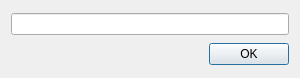
<?xml version="1.0" encoding="UTF-8"?>
<ui version="4.0">
 <class>VariableInput</class>
 <widget class="QDialog" name="VariableInput">
  <property name="geometry">
   <rect>
    <x>0</x>
    <y>0</y>
    <width>300</width>
    <height>78</height>
   </rect>
  </property>
  <property name="minimumSize">
   <size>
    <width>300</width>
    <height>78</height>
   </size>
  </property>
  <property name="maximumSize">
   <size>
    <width>300</width>
    <height>78</height>
   </size>
  </property>
  <property name="windowTitle">
   <string>Variable Input</string>
  </property>
  <property name="locale">
   <locale language="English" country="UnitedStates"/>
  </property>
  <layout class="QGridLayout" name="gridLayout">
   <item row="0" column="0">
    <widget class="QLineEdit" name="lineEdit"/>
   </item>
   <item row="1" column="0">
    <widget class="QDialogButtonBox" name="buttonBox">
     <property name="orientation">
      <enum>Qt::Horizontal</enum>
     </property>
     <property name="standardButtons">
      <set>QDialogButtonBox::Ok</set>
     </property>
    </widget>
   </item>
  </layout>
 </widget>
 <resources/>
 <connections>
  <connection>
   <sender>buttonBox</sender>
   <signal>accepted()</signal>
   <receiver>VariableInput</receiver>
   <slot>accept()</slot>
   <hints>
    <hint type="sourcelabel">
     <x>248</x>
     <y>254</y>
    </hint>
    <hint type="destinationlabel">
     <x>157</x>
     <y>274</y>
    </hint>
   </hints>
  </connection>
  <connection>
   <sender>buttonBox</sender>
   <signal>rejected()</signal>
   <receiver>VariableInput</receiver>
   <slot>reject()</slot>
   <hints>
    <hint type="sourcelabel">
     <x>316</x>
     <y>260</y>
    </hint>
    <hint type="destinationlabel">
     <x>286</x>
     <y>274</y>
    </hint>
   </hints>
  </connection>
 </connections>
</ui>
